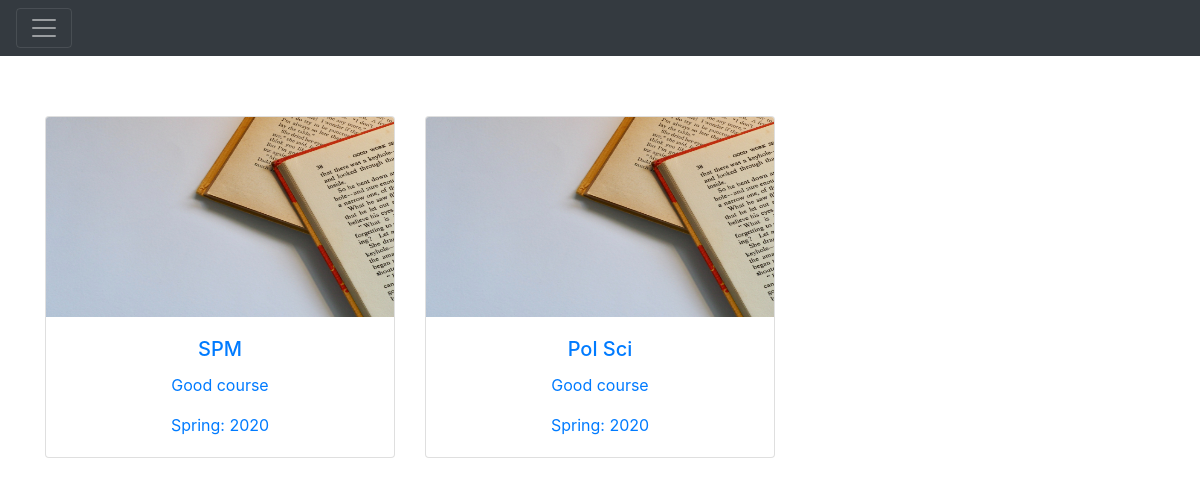
Page /home (signed in) on the committed database.
### Application/models.py (models this page shows)
class Course(db.Model):
    __tablename__ = "courses"
    courseId = db.Column(
        db.Integer,
        primary_key=True,
        autoincrement=True
    )
    courseName = db.Column(
        db.String(120),
        index=True,
        nullable=False
    )
    courseDesc = db.Column(
        db.String(255),
        nullable=False
    )
    courseSemester = db.Column(
        db.String(50)
    )
    courseYear = db.Column(
        db.String(12),
    )

### Application/views.py (the view)
@app.route('/home')
@authenticate
def index():
    user_id = session['id']
    enrollments = models.db.session.query(models.Enrollment)\
        .filter(models.Enrollment.userId == user_id).all()
    courses = []
    for e in enrollments:
        courses.append(e.course)
    return render_template('home.html', courses=courses)

### Application/templates/home.html (shortened to what this page needs)
{% extends 'main.html' %}
{% block head %}
{{ super() }}
{% endblock %}
{% block body %}
{{ super() }}
<div class="container" style="margin-top: 5%">
    <div class="row row-cols-3" style = "margin-top: 3%">
        {% for c in courses %}
        <div class="col">
            <div class="card text-center" style="cursor: pointer">
                <a href={{ url_for('coursesite' ,id=c.courseId) }}>
                <img src="../static/img/default_course_cover.jpg" class="card-img-top" alt="..."
                     height="200">
                <div class="card-body">
                    <h5 class="card-title">{{ c.courseName }}</h5>
                    <p class="card-text">{{ c.courseDesc }}</p>
                    <p class="card-text">{{ c.courseSemester }}: {{ c.courseYear }}</p>
                </div>
                </a>
            </div>
        </div>
        {% endfor %}
    </div>
</div>
{% endblock %}

### Application/static/css/styles.css (style rules this page uses)
html, body { height: 100%; margin: 0; padding: 0; }

### rows in the picture
Course: courseName "SPM", courseDesc "Good course", courseSemester "Spring", courseYear "2020"
Course: courseName "Pol Sci", courseDesc "Good course", courseSemester "Spring", courseYear "2020"
